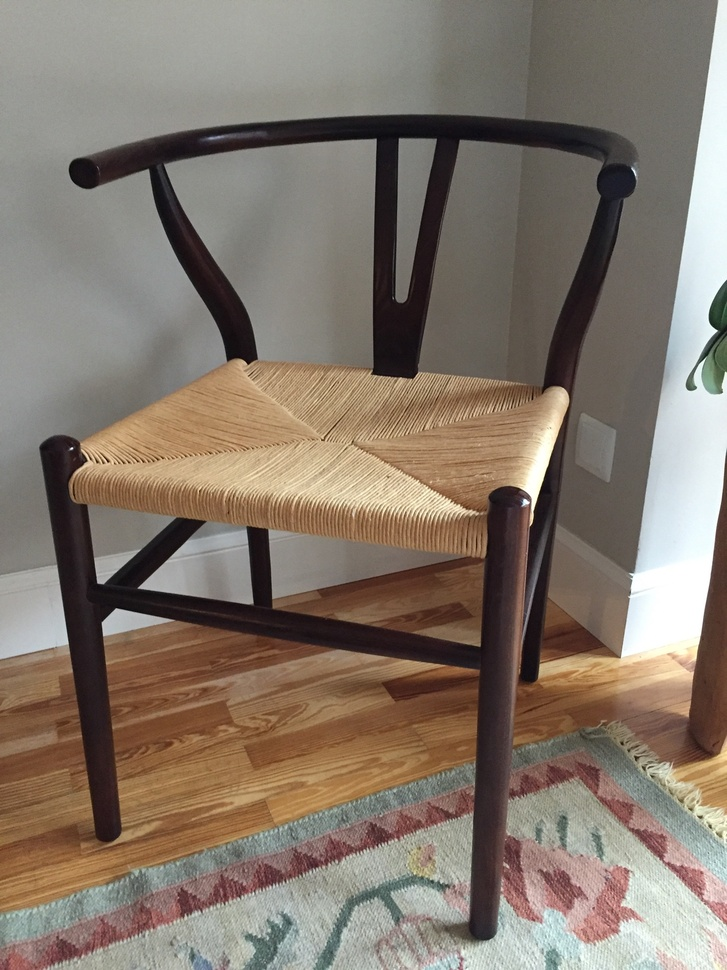
#> input picture notebooks/ikea_scraper/img_users/realtest.jpeg, 727 x 970 px, shrunk from 1440 x 1920 before the run
$ jupyter execute opencv_img_segm.ipynb
#> lines starting #> are read from the running program, lines starting #| are printed output that depends on the picture; after the words box and inside, x2 and y2 are one past the last pixel; in counts of white or black regions, pixels touching at a corner belong together
[cell 1]
import cv2 as cv
import numpy as np
import argparse
import random as rng
import os

## Load the source image and check if it is loaded without any problem, then show it:

[cell 2]
# Load the image
'''parser = argparse.ArgumentParser(description='Code for Image Segmentation with Distance Transform and Watershed Algorithm.\
    Sample code showing how to segment overlapping objects using Laplacian filtering, \
    in addition to Watershed and Distance Transformation')
parser.add_argument('--input', help='Path to input image.', default='cards.png')
args = parser.parse_args()'''


# path
path = r'../ikea_scraper/img_users/realtest.jpeg'

# Reading an image in default mode
image = cv.imread(path)
#> image is the input picture: shape (970, 727, 3); mean B, G, R 107.8, 119.7, 132.1

# Window name in which image is displayed
window_name = 'image'

# Using cv2.imshow() method
# Displaying the image
cv.imshow(window_name, image)
cv.waitKey(0)
cv.destroyAllWindows()

[cell 3]
# Change the background from white to black, since that will help later to extract
# better results during the use of Distance Transform
image[np.all(image == 255, axis=2)] = 0
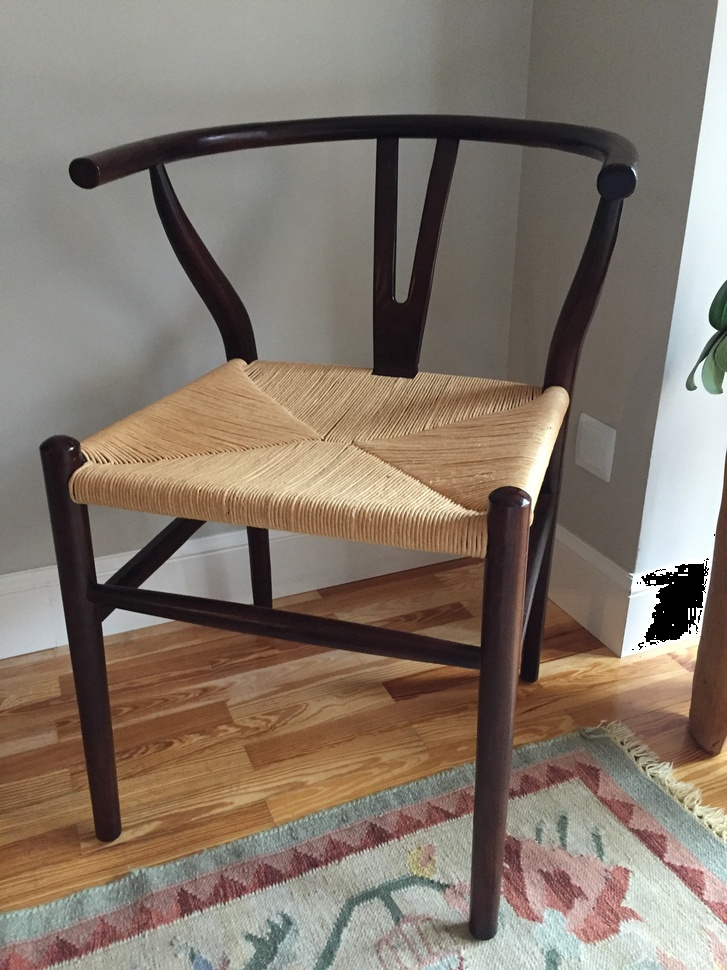
#> image: shape (970, 727, 3); 0.46% of pixels changed, all inside (x1, y1, x2, y2) = (632, 534, 715, 650)
# Show output image
cv.imshow('Black Background Image', image)
cv.waitKey(0)
cv.destroyAllWindows()
